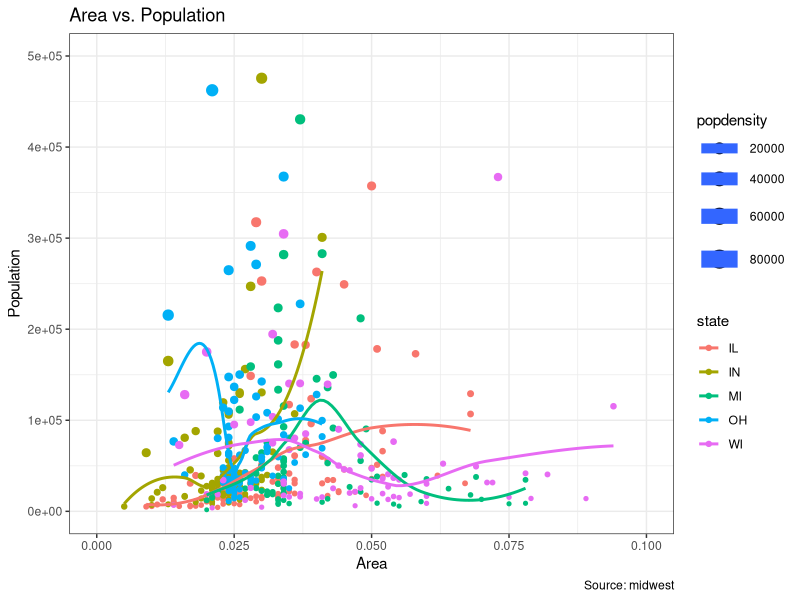
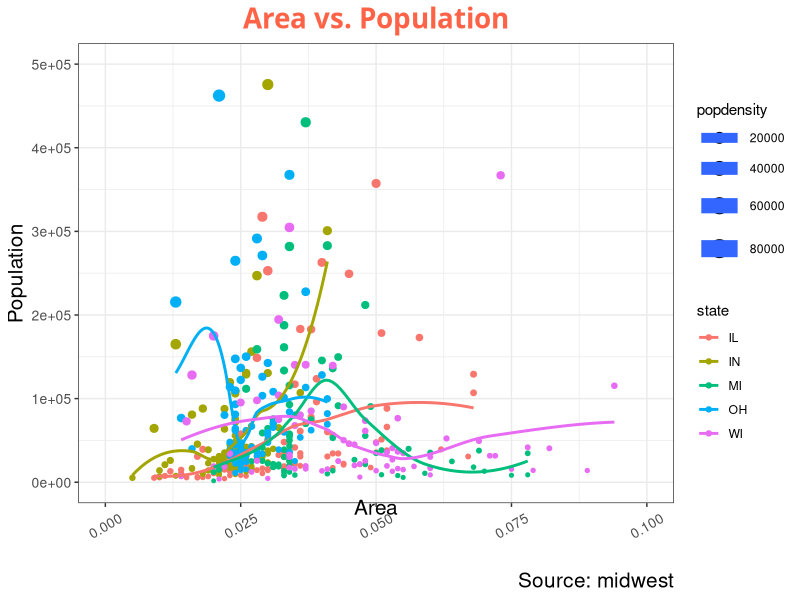
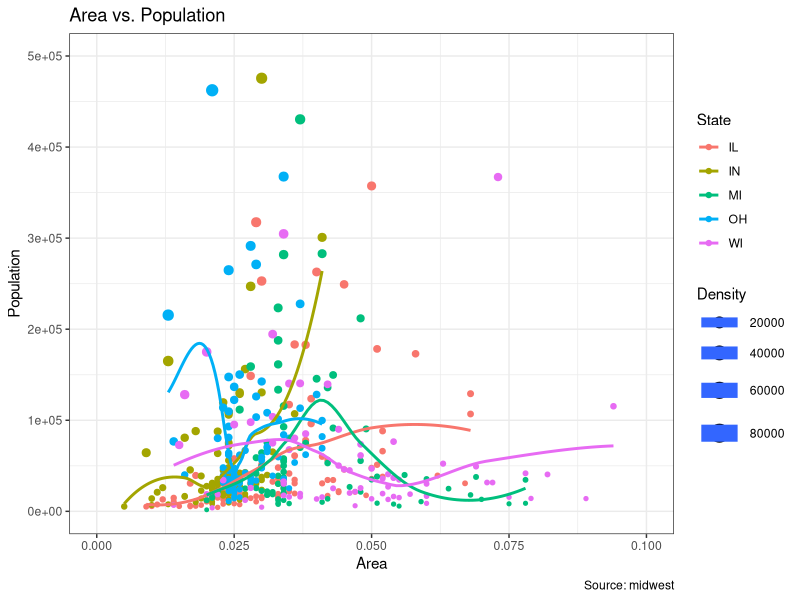
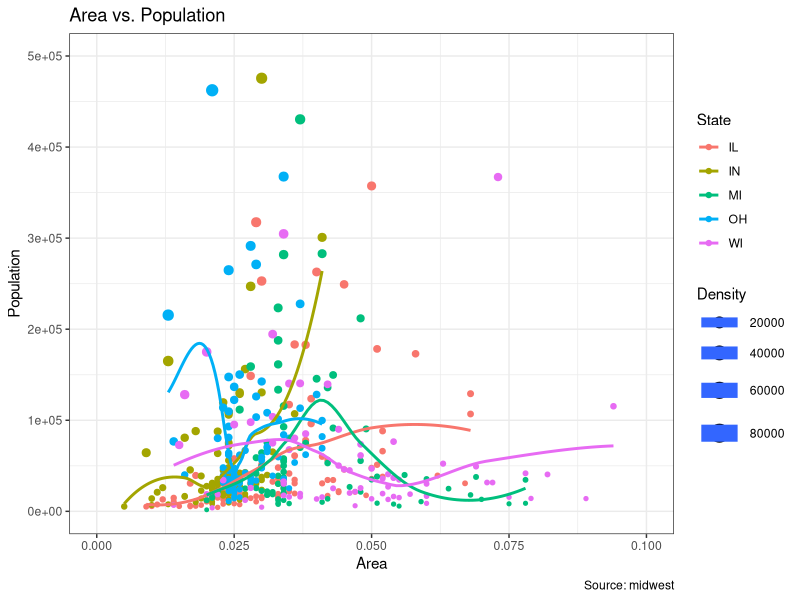
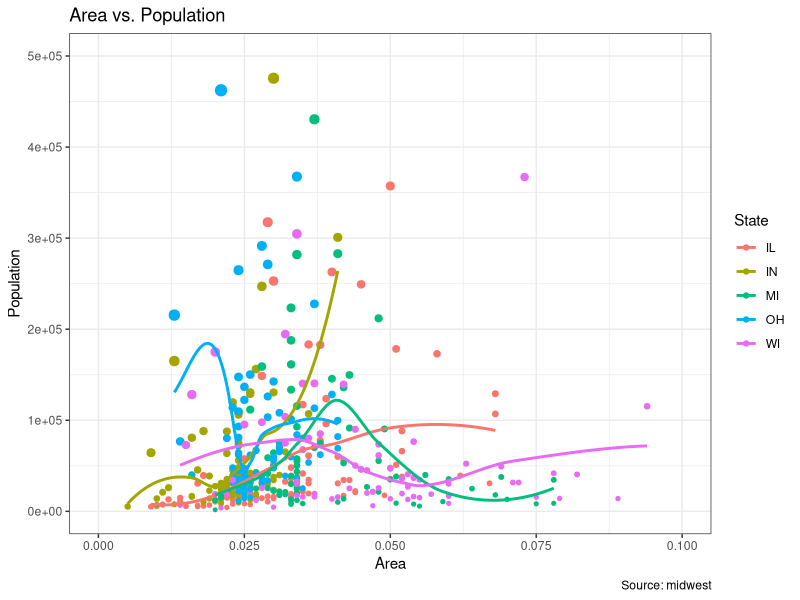
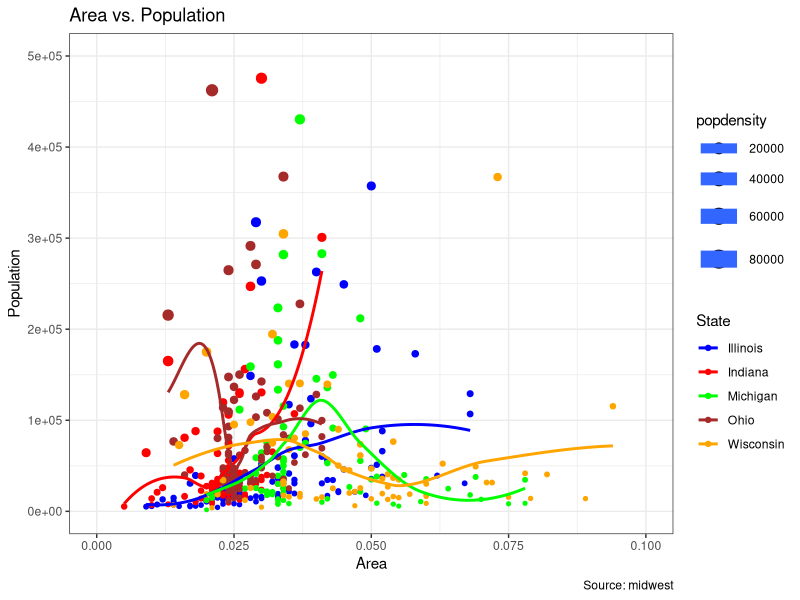
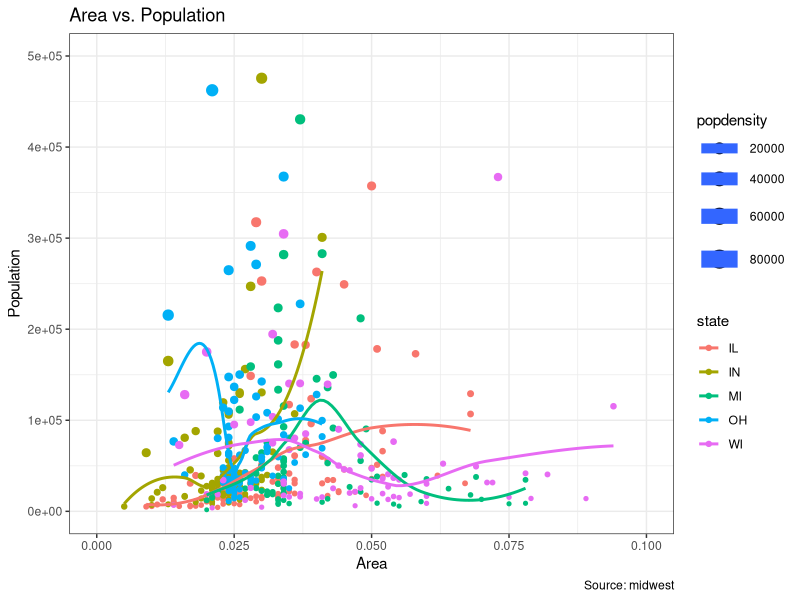
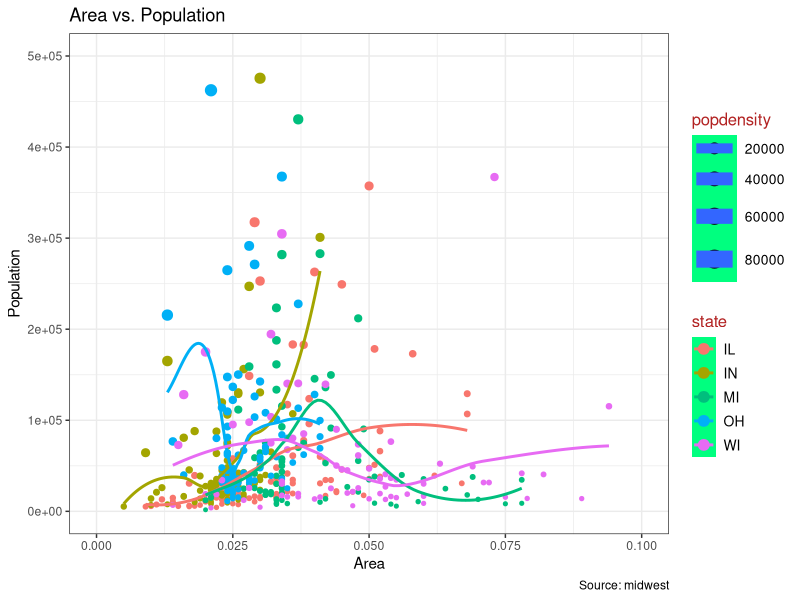

The R script that drew these images, in order:
## ---- chunk 1
knitr::opts_chunk$set(cache = TRUE)
## ---- chunk 2
# Setup
library(tidyverse)
data("midwest", package = "ggplot2")

# set our base theme to black and white
theme_set(theme_bw())

# Add plot components
gg <- ggplot(midwest, aes(x = area, y = poptotal,
                          color = state, size = popdensity)) + 
  geom_point() + 
  geom_smooth(se = FALSE) +
  xlim(0, 0.1) +
  ylim(0, 500000) +
  labs(title = "Area vs. Population",
       x = "Area",
       y = "Population",
       caption = "Source: midwest")

# Call plot
gg
## ---- chunk 3
# Modify theme components
gg +
  theme(
    # title
    plot.title = element_text(
      size = 20,
      face = "bold",
      family = "American Typewriter",
      color = "tomato",
      hjust = 0.5,
      lineheight = 1.2
    ),
    # subtitle
    plot.subtitle = element_text(
      size = 15,
      family = "American Typewriter",
      face = "bold",
      hjust = 0.5
    ),
    # caption
    plot.caption = element_text(size = 15),
    # X axis title
    axis.title.x = element_text(vjust = 10,
                                size = 15),
    # Y axis title
    axis.title.y = element_text(size = 15),
    # X axis text
    axis.text.x = element_text(
      size = 10,
      angle = 30,
      vjust = .5
    ),
    # Y axis text
    axis.text.y = element_text(size = 10)
  )
## ---- chunk 4
gg +
  labs(color = "State",
       size = "Density")
## ---- chunk 5
gg +
  guides(color = guide_legend("State"),
         size = guide_legend("Density"))
## ---- chunk 6
gg +
  scale_color_discrete(name = "State") +
  # turn off legend for size
  scale_size_continuous(name = "Density", guide = FALSE)
## ---- chunk 7
gg +
  scale_color_manual(name = "State", 
                     labels = c("Illinois", 
                                "Indiana", 
                                "Michigan", 
                                "Ohio", 
                                "Wisconsin"), 
                     values = c("IL" = "blue", 
                                "IN" = "red", 
                                "MI" = "green", 
                                "OH" = "brown", 
                                "WI" = "orange"))
## ---- chunk 8
gg +
  guides(color = guide_legend(order = 2),
         size = guide_legend(order = 1))
## ---- chunk 9
gg +
  theme(
    legend.title = element_text(size = 12, color = "firebrick"),
    legend.text = element_text(size = 10),
    legend.key = element_rect(fill = 'springgreen')
  ) +
  guides(color = guide_legend(override.aes = list(size = 2, stroke = 1.5))) 
## ---- chunk 10
# No legend
gg + theme(legend.position = "None") + 
  labs(subtitle = "No Legend")

# Legend to the left
gg + theme(legend.position = "left") + 
  labs(subtitle = "Legend on the Left")

# legend at the bottom and horizontal
gg + theme(legend.position = "bottom", legend.box = "horizontal") + 
  labs(subtitle = "Legend at Bottom")

# legend at bottom-right, inside the plot
gg + theme(
  legend.title = element_text(size = 12, color = "salmon", face = "bold"),
  legend.justification = c(1, 0),
  legend.position = c(0.95, 0.05),
  legend.background = element_blank(),
  legend.key = element_blank()
) +
  labs(subtitle = "Legend: Bottom-Right Inside the Plot")

# legend at top-left, inside the plot
gg + theme(
  legend.title = element_text(size = 12, color = "salmon", face = "bold"),
  legend.justification = c(0, 1),
  legend.position = c(0.05, 0.95),
  legend.background = element_blank(),
  legend.key = element_blank()
) +
  labs(subtitle = "Legend: Top-Left Inside the Plot")
## ---- chunk 11
# Filter required rows.
midwest_sub <- midwest %>%
  filter(poptotal > 400000) %>%
  mutate(large_county = ifelse(poptotal > 300000, county, ""))

# Plot text and label
## Text
gg +
  geom_text(aes(label = large_county), size = 2, data = midwest_sub) +
  labs(subtitle = "With ggplot2::geom_text") +
  theme(legend.position = "None")

## Label
gg +
  geom_label(
    aes(label = large_county),
    size = 2,
    data = midwest_sub,
    alpha = 0.25
  ) +
  labs(subtitle = "With ggplot2::geom_label") +
  theme(legend.position = "None")

# Plot text and label that REPELS each other
library(ggrepel)

## Text
gg +
  geom_text_repel(aes(label = large_county), size = 2, data = midwest_sub) +
  labs(subtitle = "With ggrepel::geom_text_repel") +
  theme(legend.position = "None")

## Repel
gg +
  geom_label_repel(aes(label = large_county), size = 2, data = midwest_sub) +
  labs(subtitle = "With ggrepel::geom_label_repel") +
  theme(legend.position = "None")
## ---- chunk 12
gg +
  annotate("text", x = 0.075, y = 300000, label = "This text is amazing!")
## ---- chunk 13
gg +
  coord_flip()
## ---- chunk 14
gg + 
  scale_x_reverse() + 
  scale_y_reverse()
## ---- chunk 15
data(mpg, package = "ggplot2")  # load data

g <- ggplot(mpg, aes(x = displ, y = hwy)) +
  geom_point() +
  labs(title = "hwy vs displ", caption = "Source: mpg") +
  geom_smooth(method = "lm", se = FALSE) +
  theme_bw()  # apply bw theme
g
## ---- chunk 16
# Facet wrap with common scales
g +
  facet_wrap( ~ class, nrow = 3) +
  labs(title = "hwy vs displ",
       caption = "Source: mpg",
       subtitle = "Ggplot2 - Faceting - Multiple plots in one figure")

# Facet wrap with free scales
g +
  facet_wrap( ~ class, scales = "free") +
  labs(title = "hwy vs displ",
       caption = "Source: mpg",
       subtitle = "Ggplot2 - Faceting - Multiple plots in one figure with free scales")
## ---- chunk 17
g1 <- g +
  facet_grid(manufacturer ~ class)
g1
## ---- chunk 18
g2 <- g +
  facet_grid(cyl ~ class)
g2
## ---- chunk 19
library(gridExtra)
grid.arrange(g1, g2, ncol = 2)
## ---- chunk 20
# change plot background elements
g +
  theme(
    panel.background = element_rect(fill = 'khaki'),
    panel.grid.major = element_line(color = "burlywood", size = 1.5),
    panel.grid.minor = element_line(
      colour = "tomato",
      size = .25,
      linetype = "dashed"
    ),
    panel.border = element_blank(),
    axis.line.x = element_line(
      colour = "darkorange",
      size = 1.5,
      lineend = "butt"
    ),
    axis.line.y = element_line(color = "darkorange",
                               size = 1.5)
  ) +
  labs(title = "Modified Background",
       subtitle = "How to Change Major and Minor grid, Axis Lines, No Border")

# change plot margins
g +
  theme(plot.background = element_rect(fill = "salmon"),
        plot.margin = unit(c(2, 2, 1, 1), "cm")) +  # top, right, bottom, left
  labs(title = "Modified Background", 
       subtitle = "How to Change Plot Margin")  
## ---- chunk 21
g +
  theme(
    panel.grid.major = element_blank(),
    panel.grid.minor = element_blank(),
    panel.border = element_blank(),
    axis.title = element_blank(),
    axis.text = element_blank(),
    axis.ticks = element_blank()
  ) +
  labs(title = "Modified Background",
       subtitle = "How to remove major and minor axis grid, border, axis title, text and ticks") 
## ---- chunk 22

## ---- chunk 23

